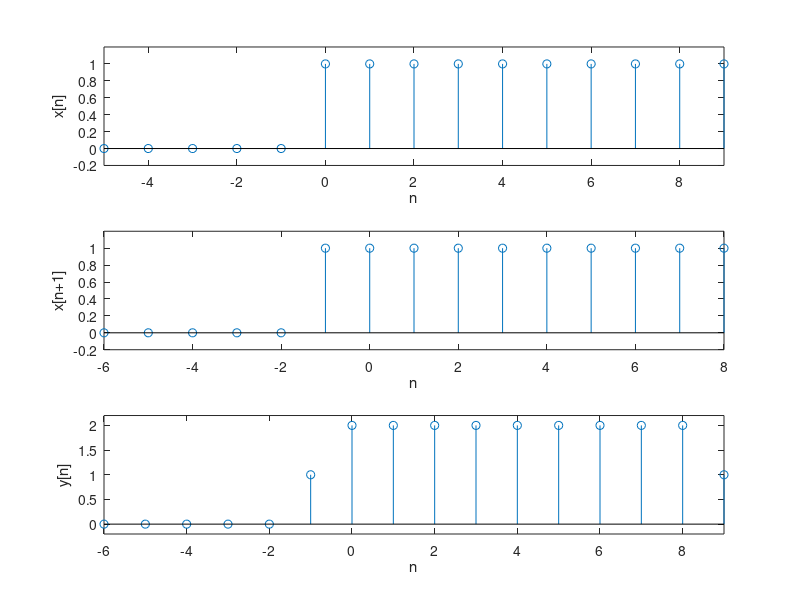

MATLAB code for this plot:
clc; clear;

n = -5:9;
x = [zeros(1,5), ones(1,10)];
n1 = -6:8;
y = [x 0] + [0 x];

subplot(3, 1, 1);
stem(n, x);
axis([-5 9 -0.2 1.2]);
xlabel('n'); ylabel('x[n]');

subplot(3, 1, 2);
stem(n1, x);
axis([xlim -0.2 1.2]);
xlabel('n'); ylabel('x[n+1]');

subplot(3, 1, 3);
stem(-6:9, y);
axis([-6 9 -0.2 2.2]);
xlabel('n'); ylabel('y[n]');
